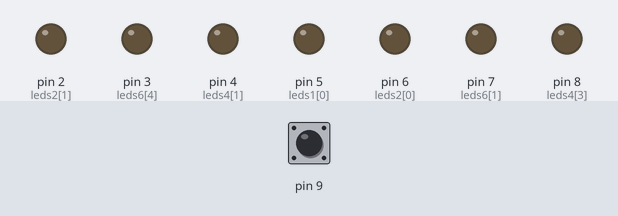
Simulated run of this sketch. Board: Arduino Uno, built with avr-gcc and run on an emulated ATmega328P. Parts: output pins drawn as LEDs (lit = HIGH). The inputs (shaded band) are chosen by the test bench; at power-on: pin 9 HIGH. Random numbers use the default seed unless the sketch sets one.

Above: at 1.2 s.
1.3 s: pin 9 driven LOW
At 3.1 s:
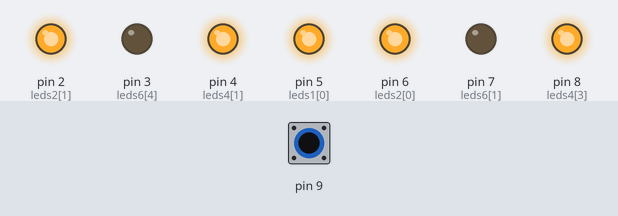
3.8 s: pin 9 driven HIGH
At 4.3 s:
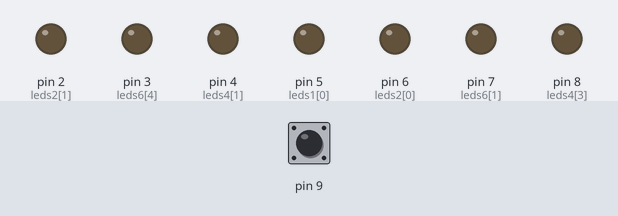
5.3 s: pin 9 driven LOW
At 7.4 s:
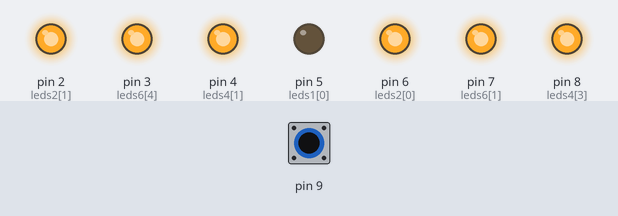
7.8 s: pin 9 pulsed HIGH 2 times (0.12 s each, 0.3 s apart)
At 10.1 s:
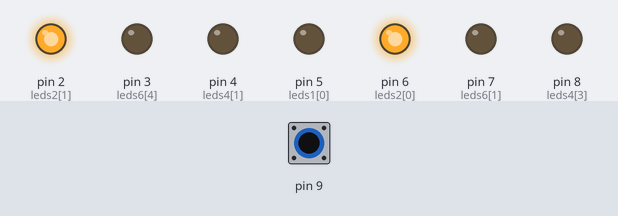
Timing chart, 0 to 11.4 s (numbered marks = the images above; inputs shaded):
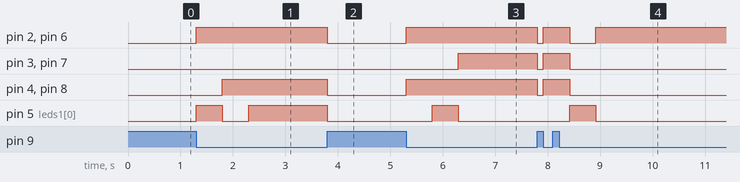

Measured:
- after the input at 1.3 s, pin 2 (leds2[1]), pin 6 (leds2[0]): LOW → HIGH at once; pin 4 (leds4[1]), pin 8 (leds4[3]): LOW → HIGH after 0.50 s; pin 5 (leds1[0]): LOW → HIGH at once, → LOW 0.50 s later, → HIGH 0.50 s later
- after the input at 3.8 s, pin 2 (leds2[1]), pin 4 (leds4[1]), pin 5 (leds1[0]), pin 6 (leds2[0]), pin 8 (leds4[3]): HIGH → LOW at once
- after the input at 5.3 s, pin 2 (leds2[1]), pin 4 (leds4[1]), pin 6 (leds2[0]), pin 8 (leds4[3]): LOW → HIGH at once; pin 3 (leds6[4]), pin 7 (leds6[1]): LOW → HIGH after 1.0 s; pin 5 (leds1[0]): LOW → HIGH after 0.50 s, → LOW 0.50 s later
- after the input at 7.8 s, pin 2 (leds2[1]), pin 6 (leds2[0]): HIGH → LOW at once, → HIGH 0.12 s later, → LOW 0.50 s later, → HIGH 0.50 s later; pin 3 (leds6[4]), pin 4 (leds4[1]), pin 7 (leds6[1]), pin 8 (leds4[3]): HIGH → LOW at once, → HIGH 0.12 s later, → LOW 0.50 s later; pin 5 (leds1[0]): LOW → HIGH after 0.62 s, → LOW 0.50 s later

The sketch:

DobbelSteenArduino.ino
```cpp
void setup() {
  // put your setup code here, to run once:
  pinMode(2, OUTPUT);
  pinMode(3, OUTPUT);
  pinMode(4, OUTPUT);
  pinMode(5, OUTPUT);
  pinMode(6, OUTPUT);
  pinMode(7, OUTPUT);
  pinMode(8, OUTPUT);
  pinMode(9, INPUT);


}

void loop() {
  int getal;
  int leds1[]={5};
  int leds2[]={6, 2};
  int leds3[]={6, 5, 2};
  int leds4[]={6, 4, 2, 8};
  int leds5[]={6, 4, 2, 8, 5};
  int leds6[]={6, 7, 8, 4, 3, 2};
  int ledsall[]={6, 7, 8, 4, 3, 2, 5};
  bool ledsOn = false;


  while (digitalRead(9) == HIGH) {
    digitalWrite(2, LOW);
    digitalWrite(3, LOW);
    digitalWrite(4, LOW);
    digitalWrite(5, LOW);
    digitalWrite(6, LOW);
    digitalWrite(7, LOW);
    digitalWrite(8, LOW);
    getal = random(1, 7);
    ledsOn = true;
  }

  if (digitalRead(9) == LOW && ledsOn == true) {

    switch (getal) {
      case 1:
        for(int i = 0; i <= 0; i++){
            digitalWrite(leds1[i], HIGH);
        }
        delay(500);
        for(int i = 0; i <= 6; i++){
            digitalWrite(ledsall[i], LOW);
        }
        for(int i = 0; i <= 1; i++){
            digitalWrite(leds2[i], HIGH);
            Serial.print("1");
        }
        delay(500);
        for(int i = 0; i <= 6; i++){
            digitalWrite(ledsall[i], LOW);
        }
        for(int i = 0; i <= 2; i++){
            digitalWrite(leds3[i], HIGH);
        }
        ledsOn = false;
      break;

      case 2:
        for(int i = 0; i <= 1; i++){
            digitalWrite(leds2[i], HIGH);
        }
        delay(500);
        for(int i = 0; i <= 6; i++){
            digitalWrite(ledsall[i], LOW);
        }
        for(int i = 0; i <= 2; i++){
            digitalWrite(leds3[i], HIGH);
            Serial.print("2");
        }
        delay(500);
        for(int i = 0; i <= 6; i++){
            digitalWrite(ledsall[i], LOW);
        }
        for(int i = 0; i <= 3; i++){
            digitalWrite(leds4[i], HIGH);
        }
        ledsOn = false;
      break;
      case 3:
        for(int i = 0; i <= 2; i++){
            digitalWrite(leds3[i], HIGH);
        }
        delay(500);
        for(int i = 0; i <= 6; i++){
            digitalWrite(ledsall[i], LOW);
        }
        for(int i = 0; i <= 3; i++){
            digitalWrite(leds4[i], HIGH);
            Serial.print("3");
        }
        delay(500);
        for(int i = 0; i <= 6; i++){
            digitalWrite(ledsall[i], LOW);
        }
        for(int i = 0; i <= 4; i++){
            digitalWrite(leds5[i], HIGH);
        }
        ledsOn = false;
      break;
      case 4:
        for(int i = 0; i <= 3; i++){
            digitalWrite(leds4[i], HIGH);
        }
        delay(500);
        for(int i = 0; i <= 6; i++){
            digitalWrite(ledsall[i], LOW);
        }
        for(int i = 0; i <= 4; i++){
            digitalWrite(leds5[i], HIGH);
            Serial.print("4");
        }
        delay(500);
        for(int i = 0; i <= 6; i++){
             digitalWrite(ledsall[i], LOW);
        }
        for(int i = 0; i <= 5; i++){
             digitalWrite(leds6[i], HIGH);
        }
        ledsOn = false;
      break;
      case 5:
        for(int i = 0; i <= 4; i++){
            digitalWrite(leds5[i], HIGH);
        }
        delay(500);
        for(int i = 0; i <= 6; i++){
            digitalWrite(ledsall[i], LOW);
        }
        for(int i = 0; i <= 5; i++){
            digitalWrite(leds6[i], HIGH);
            Serial.print("5");
        }
        delay(500);
        for(int i = 0; i <= 6; i++){
            digitalWrite(ledsall[i], LOW);
        }
        for(int i = 0; i <= 0; i++){
            digitalWrite(leds1[i], HIGH);
        }
        ledsOn = false;
      break;
      case 6:
        for(int i = 0; i <= 5; i++){
            digitalWrite(leds6[i], HIGH);
        }
        delay(500);
        for(int i = 0; i <= 6; i++){
            digitalWrite(ledsall[i], LOW);
        }
        for(int i = 0; i <= 0; i++){
            digitalWrite(leds1[i], HIGH);
            Serial.print("6");
        }
        delay(500);
        for(int i = 0; i <= 6; i++){
            digitalWrite(ledsall[i], LOW);
        }
        for(int i = 0; i <= 1; i++){
            digitalWrite(leds2[i], HIGH);
        }
        ledsOn = false;
      break;
    }
  }


}
```
